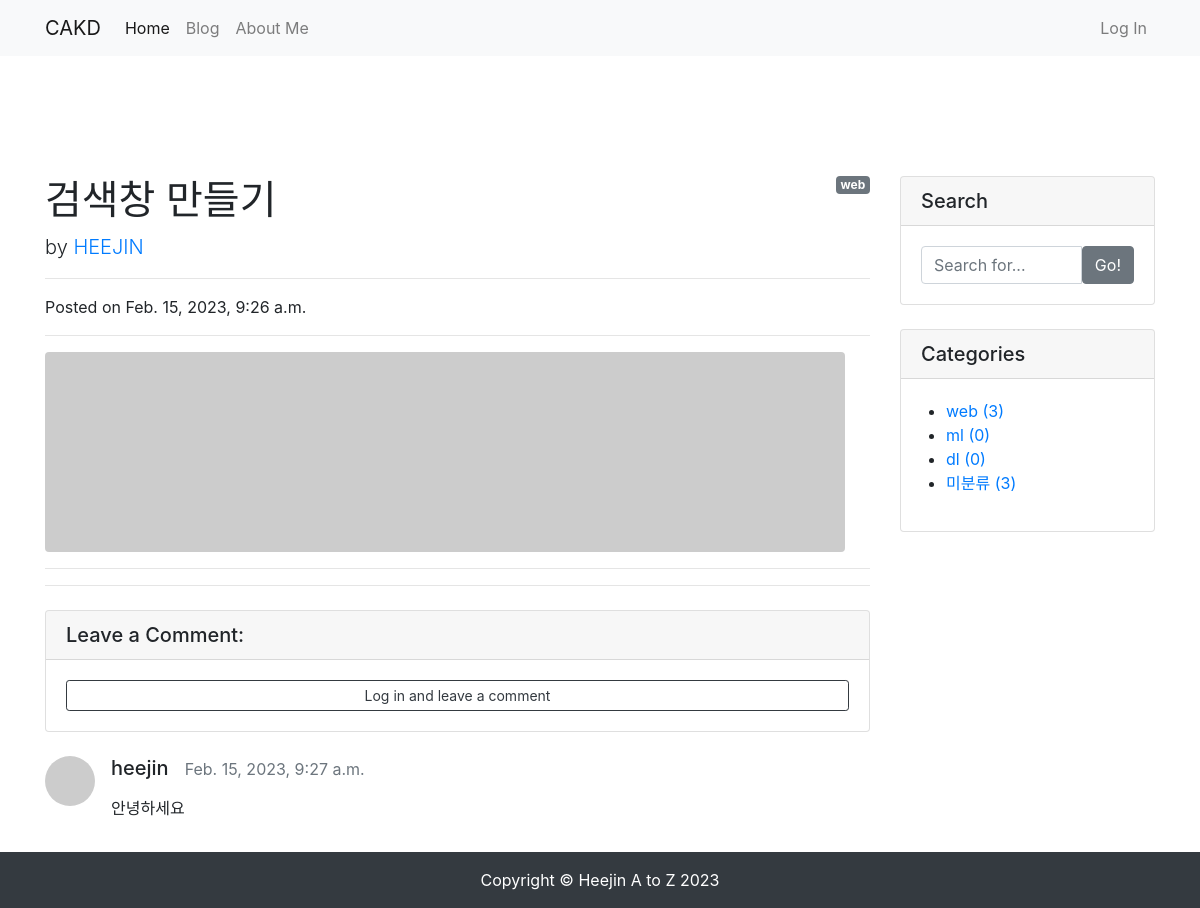
/blog/5/, run on the app's committed database.
### blog/models.py (models this page shows, shortened)
class Post(models.Model):
    title = models.CharField(max_length=30)
    hook_text = models.CharField(max_length=100, blank=True)
    content = models.TextField()
    head_image = models.ImageField(upload_to='blog/images/%Y/%m/%d/', blank=True)
    file_upload = models.FileField(upload_to='blog/files/%Y/%m/%d/', blank=True)
    created_at = models.DateTimeField(auto_now_add=True)
    updated_at = models.DateTimeField(auto_now=True)
    author = models.ForeignKey(User, null=True, on_delete=models.SET_NULL)
    category = models.ForeignKey(Category, null=True, blank=True, on_delete=models.SET_NULL)
    tags = models.ManyToManyField(Tag, blank=True)
    def get_content_markdown(self):
        return markdown(self.content)

class Category(models.Model):
    name = models.CharField(max_length=50, unique=True)
    slug = models.SlugField(max_length=200, unique=True, allow_unicode=True)
    def __str__(self):
        return self.name
    def get_absolute_url(self):
        return f'/blog/category/{self.slug}/'
    class Meta:
        verbose_name_plural = 'categories'

class Comment(models.Model):
    post = models.ForeignKey(Post, on_delete=models.CASCADE)
    author = models.ForeignKey(User, on_delete=models.CASCADE)
    content = models.TextField()
    created_at = models.DateTimeField(auto_now_add=True)
    modified_at = models.DateTimeField(auto_now=True)

### blog/views.py (the view)
# urls.py: path('<int:pk>/', views.PostDetail.as_view()),
class PostDetail(DetailView):
    model = Post
    def get_context_data(self, **kwargs):
        context = super(PostDetail, self).get_context_data()
        context['categories'] = Category.objects.all()
        context['no_category_post_count'] = Post.objects.filter(category=None).count()
        context['comment_form'] = CommentForm
        return context

### blog/templates/blog/post_detail.html (shortened to what this page needs)
{% extends 'blog/base.html' %}
{% load crispy_forms_tags %}
{% block main_area %}
    <div id="post-area">
        {% if post.category %}
            <span class="badge badge-secondary float-right">{{ post.category }}</span>
        {% else %}
            <span class="badge badge-secondary float-right">미분류</span>
        {% endif %}
        <h1 class="mt-4">{{ post.title }}</h1>
        <p class="lead">
            by
            <a href="#">{{ post.author | upper }}</a>
        </p>
        <hr>
        <p>Posted on {{ post.created_at }}</p>
        <hr>
        {% if post.head_image %}
            <img class="img-fluid rounded" src="{{ post.head_image.url }}" alt="{{ post.title }} head_image">
        {% else %}
            <img class="img-fluid rounded" src="https://picsum.photos/seed/{{ post.id }}/800/200" alt="random_image">
        {% endif %}
        <hr>
        <hr>
    </div>
    <div id="comment-area">
        <div class="card my-4">
            <h5 class="card-header">Leave a Comment:</h5>
            <div class="card-body">
                {% if user.is_authenticated %}
                <form id="comment-form" method="POST" action="{{ post.get_absolute_url }}new_comment/">
                    {% csrf_token %}
                    <div class="form-group">
                        {{ comment_form | crispy }}
                    </div>
                    <button type="submit" class="btn btn-primary">Submit</button>
                </form>
                {% else %}
                    <a role="button" class="btn btn-outline-dark btn-block btn-sm" href="#" data-toggle="modal" data-target="#loginModal">Log in and leave a comment</a>
                {% endif %}
            </div>
        </div>
        {% if post.comment_set.exists %}
            {% for comment in post.comment_set.iterator %}
                <div class="media mb-4" id="comment-{{ comment.pk }}">
                    <img class="d-flex mr-3 rounded-circle" src="http://placehold.it/50x50" alt="">
                    <div class="media-body">
                        <h5 class="mt-0">
                            {{ comment.author.username }}
                            &nbsp;&nbsp;<small class="text-muted">{{ comment.created_at }}</small>
                        </h5>
                        <p>{{ comment.content | linebreaks }}</p>
                    </div>
                </div>
            {% endfor %}
        {% endif %}
    </div>
{% endblock %}

### blog/templates/blog/base.html (shortened to what this page needs)
<!DOCTYPE html>
<html lang="en">
<head>
    <link rel="stylesheet" href="https://cdn.jsdelivr.net/npm/bootstrap@4.5.3/dist/css/bootstrap.min.css">
</head>
<body>
    {% include 'blog/navbar.html' %}
    <div class="container pt-5 my-5">
        <div class="row">
            <div class="col-md-8 col-lg-9" id="main-area">
                {% block main_area %}
                {% endblock %}
            </div>
            <div class="col-md-4 col-lg-3">
                <div class="card my-4">
                    <h5 class="card-header">Search</h5>
                    <div class="card-body">
                        <div class="input-group">
                            <input type="text" class="form-control" placeholder="Search for...">
                            <span class="input-group-btn">
                                    <button class="btn btn-secondary" type="button">Go!</button>
                                </span>
                        </div>
                    </div>
                </div>
                <div class="card my-4" id="categories-card">
                    <h5 class="card-header">Categories</h5>
                    <div class="card-body">
                        <div class="row">
                            <ul>
                                {% for category in categories %}
                                <li>
                                    <a href="{{ category.get_absolute_url }}">{{ category }} ({{ category.post_set.count }})</a>
                                </li>
                                {% endfor %}
                                <li>
                                    <a href="/blog/category/no_category/">미분류 ({{ no_category_post_count }})</a>
                                </li>
                            </ul>
                        </div>
                    </div>
                </div>
            </div>
        </div>
    </div>
    <div class="fixed-bottom">
    {% include 'blog/footer.html' %}
    </div>
</body>
</html>

### data on the page
Post: category "web", title "검색창 만들기", author "HEEJIN", created_at "Feb. 15, 2023, 9:26 a.m."
Comment: author.username "heejin", created_at "Feb. 15, 2023, 9:27 a.m.", content "안녕하세요"
Category: name "web", post_set.count "3"
Category: name "ml", post_set.count "0"
Category: name "dl", post_set.count "0"

### other printed values
{{ no_category_post_count }} "3"
